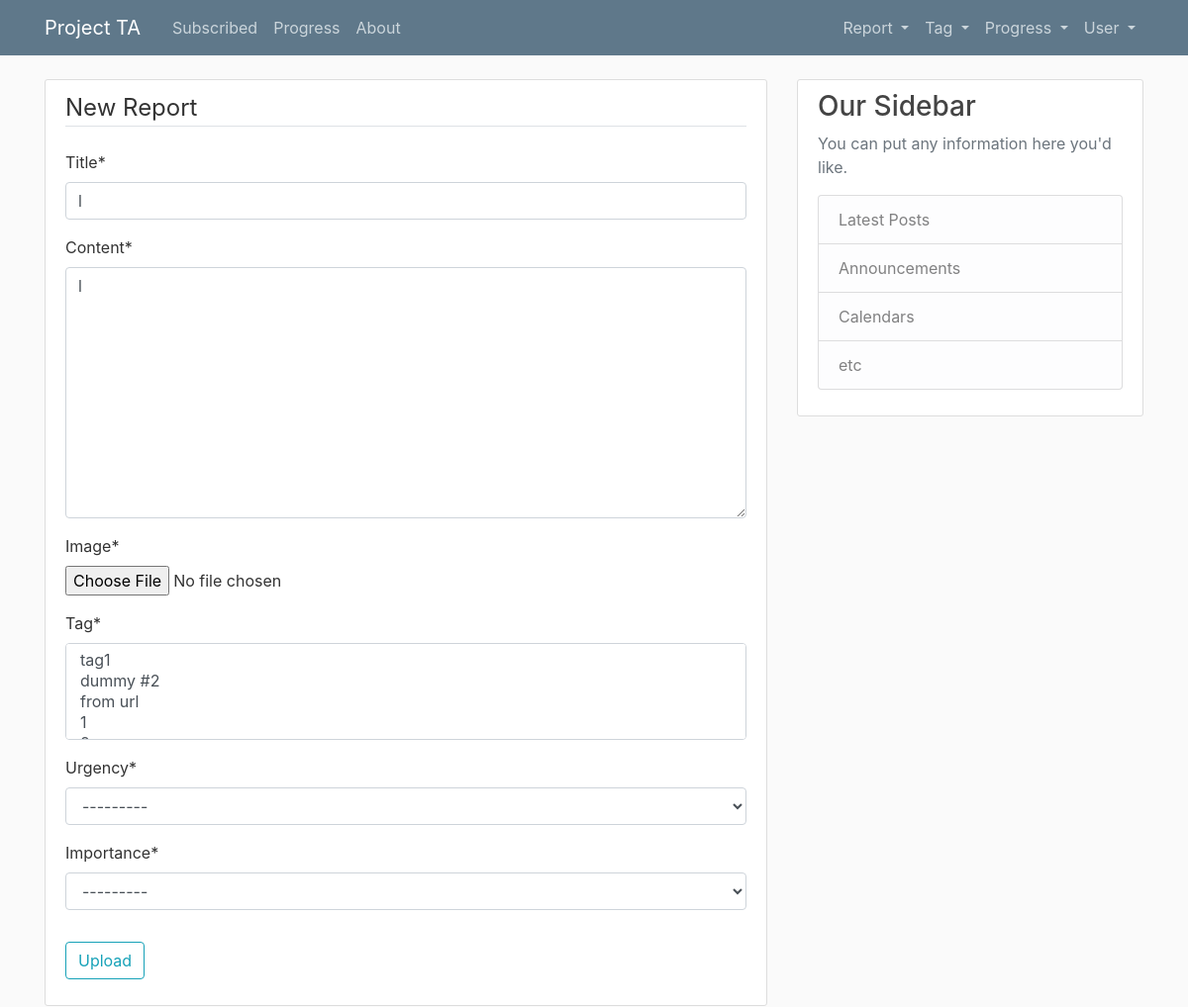
Page /report/17/update/ (signed in) on the earlier database version.
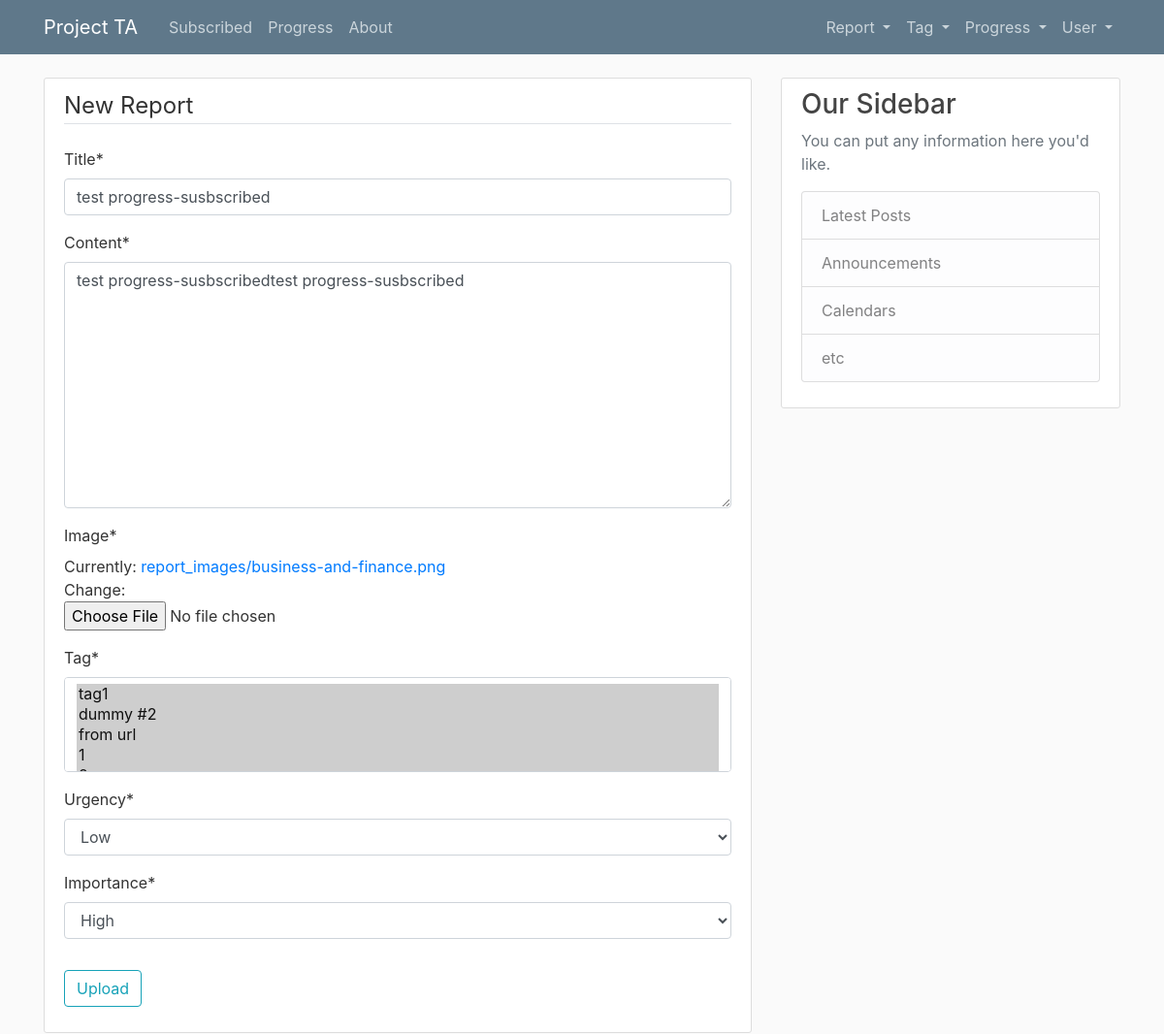
Same page on the later database version.
### report/models.py (models this page shows, shortened)
class Report(models.Model):
    class Level(models.IntegerChoices):
        HIGH = 1
        MEDIUM = 2
        LOW = 3
    class TaskLevel(models.IntegerChoices):
        Task_Taken = 1
        Field_Checking = 2
        Approved = 3
        Not_Approved = 4
        Responsing = 5
        Resolved = 6
        Postponed = 7
        Failed = 8
    title = models.CharField(max_length=100, null=True)
    content = models.TextField(null=True)
    date_reported = models.DateTimeField(default=timezone.now, null=True)
    reporter = models.ForeignKey(User, on_delete=models.CASCADE, null=True)
    image = models.ImageField(upload_to='report_images', null=True)
    tag = models.ManyToManyField(Tag)
    urgency = models.IntegerField(choices=Level.choices, null=True)
    importance = models.IntegerField(choices=Level.choices, null=True)
    progress = models.IntegerField(choices=TaskLevel.choices, null=True, blank=True)
    taker = models.ForeignKey(User, on_delete=models.SET_NULL, null=True, blank=True, related_name='reporttaken_set')
    date_last_progress = models.DateTimeField(null=True, blank=True)
    progress_note = models.TextField(null=True, blank=True)

### report/views.py (the view, shortened to what this page needs)
# urls.py: path('report/<int:pk>/update/', views.ReportUpdateView.as_view(), name='report-update'),
class ReportUpdateView(LoginRequiredMixin, UserPassesTestMixin, UpdateView):
    model = Report
    fields = ['title', 'content', 'image', 'tag', 'urgency', 'importance']
    def test_func(self):
        report = self.get_object()
        if self.request.user == report.reporter:
            return True
        return False

### report/models.py (called while the page is built)
    def __str__(self):
        return self.name

### report/templates/report/report_form.html (shortened to what this page needs)
{% extends 'base.html' %}
{% load crispy_forms_tags %}
{% block content %}
<div class="content-section">
    <form method="POST" enctype="multipart/form-data">
        <fieldset class="form-group">
            <legend class="border-bottom mb-4">New Report</legend>
            {{ form|crispy }}
        </fieldset>
        <div class="form-group">
            <button class="btn btn-outline-info" type="submit">Upload</button>
        </div>
    </form>
</div>
{% endblock%}

Differences in the rows shown:
changed Report: title "l" → "test progress-susbscribed"; content "l" → "test progress-susbscribedtest progress-susbscribed"; urgency "---------" → "Low"; importance "---------" → "High"
Other differences:
form field tag: "tag1 / dummy #2 / from url / 1" → "tag1 ☑ / dummy #2 ☑ / from url ☑ / 1 ☑"
text no longer shown: "Title * Content * Image * Tag * Urgency * Importance *"
text now shown: "Title * Content * Image * Currently: report_images/business-and-finance.png Change: Tag * Urgency * Importance *"
